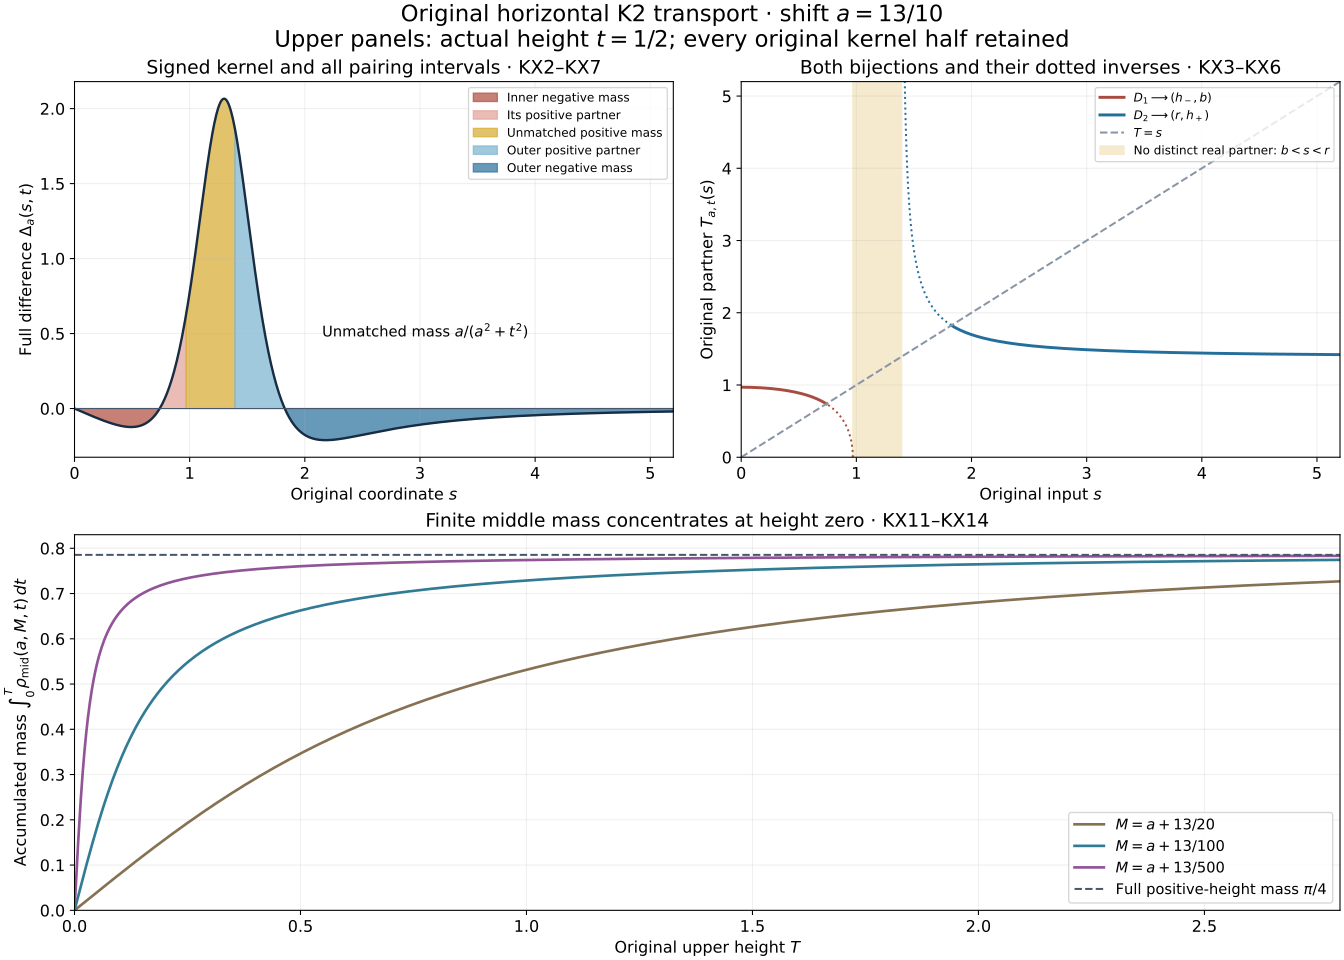

Python code for this plot:
"""Exact physical branch geometry and the full concentrating middle measure."""
from pathlib import Path
import json
import numpy as np
import matplotlib
matplotlib.use('Agg')
import matplotlib.pyplot as plt
R=Path(__file__).resolve().parent
plt.rcParams.update({'font.family':'DejaVu Sans','font.size':12,'axes.labelsize':12,'axes.titlesize':14})
a=1.3;t=.5;r=np.sqrt(a*a+t*t);hm=np.sqrt(r*r-2*t*r);hp=np.sqrt(r*r+2*t*r);b=np.sqrt(a*a-3*t*t)
def delta(x):
    return ((x+a)**2-t*t)/(2*((x+a)**2+t*t)**2)-((x-a)**2-t*t)/(2*((x-a)**2+t*t)**2)
def partner(x):return np.sqrt(r*r+4*t*t*r*r/(x*x-r*r))
fig=plt.figure(figsize=(14,10),layout='constrained');gs=fig.add_gridspec(2,2,height_ratios=[1,1])
ax=fig.add_subplot(gs[0,0]);bx=fig.add_subplot(gs[0,1]);cx=fig.add_subplot(gs[1,:])
xx=np.linspace(0,4*a,1800);ax.plot(xx,delta(xx),color='#182c43',lw=1.8)
for lo,hi,col,label in [(0,hm,'#b35549','Inner negative mass'),(hm,b,'#e1a59d','Its positive partner'),(b,r,'#d8ad38','Unmatched positive mass'),(r,hp,'#82b6d1','Outer positive partner'),(hp,4*a,'#3478a1','Outer negative mass')]:
    v=np.linspace(lo,hi,300);ax.fill_between(v,0,delta(v),color=col,alpha=.75,label=label)
ax.axhline(0,color='#46566b',lw=.8);ax.grid(alpha=.2)
ax.set_xlim(0,4*a);ax.set_xlabel(r'Original coordinate $s$');ax.set_ylabel(r'Full difference $\Delta_a(s,t)$')
ax.set_title('Signed kernel and all pairing intervals · KX2–KX7')
ax.legend(loc='upper right',fontsize=9)
ax.text(2.15,.48,r'Unmatched mass $a/(a^2+t^2)$',fontsize=11)
for lo,hi,col,label in [(0,hm,'#a84b40',r'$D_1\longrightarrow(h_-,b)$'),(hp,4*a,'#246e9c',r'$D_2\longrightarrow(r,h_+)$')]:
    ss=np.linspace(lo+1e-6,hi-1e-6,650);ts=partner(ss)
    bx.plot(ss,ts,color=col,lw=2.2,label=label)
    bx.plot(ts,ss,color=col,ls=':',lw=1.5)
bx.plot([0,4*a],[0,4*a],color='#8995a5',ls='--',label=r'$T=s$')
bx.axvspan(b,r,color='#d8ad38',alpha=.25,label=r'No distinct real partner: $b<s<r$')
bx.set_xlim(0,4*a);bx.set_ylim(0,4*a);bx.set_xlabel(r'Original input $s$');bx.set_ylabel(r'Original partner $T_{a,t}(s)$')
bx.set_title('Both bijections and their dotted inverses · KX3–KX6')
bx.grid(alpha=.2);bx.legend(loc='upper right',fontsize=9)
heights=np.linspace(0,2.8,1400)
for d,col,lab in [(a/2,'#867153',r'$M=a+13/20$'),(a/10,'#317b94',r'$M=a+13/100$'),(a/50,'#905497',r'$M=a+13/500$')]:
    mass=.5*np.arctan(heights/d)-.5*np.arctan(heights/(2*a+d))+.5*np.arctan(heights/(2*a))
    cx.plot(heights,mass,color=col,lw=2,label=lab)
cx.axhline(np.pi/4,color='#46566b',ls='--',label=r'Full positive-height mass $\pi/4$')
cx.set_ylim(0,.83);cx.set_xlim(0,2.8);cx.grid(alpha=.2)
cx.set_xlabel(r'Original upper height $T$');cx.set_ylabel(r'Accumulated mass $\int_0^T \rho_{\rm mid}(a,M,t)\,dt$')
cx.set_title('Finite middle mass concentrates at height zero · KX11–KX14')
cx.legend(loc='lower right',fontsize=11)
fig.suptitle(r'Original horizontal K2 transport · shift $a=13/10$'+'\n'+r'Upper panels: actual height $t=1/2$; every original kernel half retained',fontsize=17)
for ext in ['png','svg']:fig.savefig(R/('chen-hou-horizontal-partner.'+ext),dpi=180)
(R/'chen-hou-horizontal-partner.json').write_text(json.dumps(dict(parameters={'a':'13/10','t':'1/2','M_minus_a':['13/20','13/100','13/500']},proof='KX1–KX15',status='Numerical rendering of exact original-coordinate maps and complete mass primitives',visual_inspection='pending'),indent=2)+'\n',encoding='utf-8',newline='\n')
print(json.dumps(dict(figure='chen-hou-horizontal-partner.png',original_shift='13/10')))
